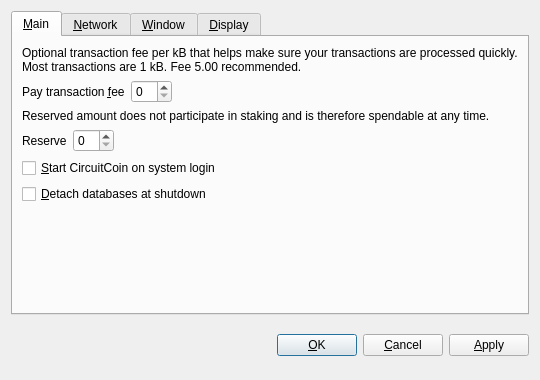
<?xml version="1.0" encoding="UTF-8"?>
<ui version="4.0">
 <class>OptionsDialog</class>
 <widget class="QDialog" name="OptionsDialog">
  <property name="geometry">
   <rect>
    <x>0</x>
    <y>0</y>
    <width>540</width>
    <height>380</height>
   </rect>
  </property>
  <property name="windowTitle">
   <string>Options</string>
  </property>
  <property name="modal">
   <bool>true</bool>
  </property>
  <layout class="QVBoxLayout" name="verticalLayout">
   <item>
    <widget class="QTabWidget" name="tabWidget">
     <property name="tabPosition">
      <enum>QTabWidget::North</enum>
     </property>
     <property name="currentIndex">
      <number>0</number>
     </property>
     <widget class="QWidget" name="tabMain">
      <attribute name="title">
       <string>&amp;Main</string>
      </attribute>
      <layout class="QVBoxLayout" name="verticalLayout_Main">
       <item>
        <widget class="QLabel" name="transactionFeeInfoLabel">
         <property name="text">
          <string>Optional transaction fee per kB that helps make sure your transactions are processed quickly. Most transactions are 1 kB. Fee 5.00 recommended.</string>
         </property>
         <property name="textFormat">
          <enum>Qt::PlainText</enum>
         </property>
         <property name="wordWrap">
          <bool>true</bool>
         </property>
        </widget>
       </item>
       <item>
        <layout class="QHBoxLayout" name="horizontalLayoutFee">
         <item>
          <widget class="QLabel" name="transactionFeeLabel">
           <property name="text">
            <string>Pay transaction &amp;fee</string>
           </property>
           <property name="textFormat">
            <enum>Qt::PlainText</enum>
           </property>
           <property name="buddy">
            <cstring>transactionFee</cstring>
           </property>
          </widget>
         </item>
         <item>
          <widget class="BitcoinAmountField" name="transactionFee"/>
         </item>
         <item>
          <spacer name="horizontalSpacerFee">
           <property name="orientation">
            <enum>Qt::Horizontal</enum>
           </property>
           <property name="sizeHint" stdset="0">
            <size>
             <width>40</width>
             <height>20</height>
            </size>
           </property>
          </spacer>
         </item>
        </layout>
       </item>
       <item>
        <widget class="QLabel" name="reserveBalanceInfoLabel">
         <property name="text">
          <string>Reserved amount does not participate in staking and is therefore spendable at any time.</string>
         </property>
         <property name="textFormat">
          <enum>Qt::PlainText</enum>
         </property>
         <property name="wordWrap">
          <bool>true</bool>
         </property>
        </widget>
       </item>
       <item>
        <layout class="QHBoxLayout" name="horizontalLayoutReserveBalance">
         <item>
          <widget class="QLabel" name="reserveBalanceLabel">
           <property name="text">
            <string>Reserve</string>
           </property>
           <property name="textFormat">
            <enum>Qt::PlainText</enum>
           </property>
           <property name="buddy">
            <cstring>reserveBalance</cstring>
           </property>
          </widget>
         </item>
         <item>
          <widget class="BitcoinAmountField" name="reserveBalance"/>
         </item>
         <item>
          <spacer name="horizontalSpacerReserveBalance">
           <property name="orientation">
            <enum>Qt::Horizontal</enum>
           </property>
           <property name="sizeHint" stdset="0">
            <size>
             <width>40</width>
             <height>20</height>
            </size>
           </property>
          </spacer>
         </item>
        </layout>
       </item>
       <item>
        <widget class="QCheckBox" name="bitcoinAtStartup">
         <property name="toolTip">
          <string>Automatically start CircuitCoin after logging in to the system.</string>
         </property>
         <property name="text">
          <string>&amp;Start CircuitCoin on system login</string>
         </property>
        </widget>
       </item>
       <item>
        <widget class="QCheckBox" name="detachDatabases">
         <property name="toolTip">
          <string>Detach block and address databases at shutdown. This means they can be moved to another data directory, but it slows down shutdown. The wallet is always detached.</string>
         </property>
         <property name="text">
          <string>&amp;Detach databases at shutdown</string>
         </property>
        </widget>
       </item>
       <item>
        <spacer name="verticalSpacer_Main">
         <property name="orientation">
          <enum>Qt::Vertical</enum>
         </property>
         <property name="sizeHint" stdset="0">
          <size>
           <width>20</width>
           <height>40</height>
          </size>
         </property>
        </spacer>
       </item>
      </layout>
     </widget>
     <widget class="QWidget" name="tabNetwork">
      <attribute name="title">
       <string>&amp;Network</string>
      </attribute>
      <layout class="QVBoxLayout" name="verticalLayout_Network">
       <item>
        <widget class="QCheckBox" name="mapPortUpnp">
         <property name="toolTip">
          <string>Automatically open the CircuitCoin client port on the router. This only works when your router supports UPnP and it is enabled.</string>
         </property>
         <property name="text">
          <string>Map port using &amp;UPnP</string>
         </property>
        </widget>
       </item>
       <item>
        <widget class="QCheckBox" name="connectSocks">
         <property name="toolTip">
          <string>Connect to the CircuitCoin network through a SOCKS proxy (e.g. when connecting through Tor).</string>
         </property>
         <property name="text">
          <string>&amp;Connect through SOCKS proxy:</string>
         </property>
        </widget>
       </item>
       <item>
        <layout class="QHBoxLayout" name="horizontalLayout_Network">
         <item>
          <widget class="QLabel" name="proxyIpLabel">
           <property name="text">
            <string>Proxy &amp;IP:</string>
           </property>
           <property name="textFormat">
            <enum>Qt::PlainText</enum>
           </property>
           <property name="buddy">
            <cstring>proxyIp</cstring>
           </property>
          </widget>
         </item>
         <item>
          <widget class="QValidatedLineEdit" name="proxyIp">
           <property name="maximumSize">
            <size>
             <width>140</width>
             <height>16777215</height>
            </size>
           </property>
           <property name="toolTip">
            <string>IP address of the proxy (e.g. 127.0.0.1)</string>
           </property>
          </widget>
         </item>
         <item>
          <widget class="QLabel" name="proxyPortLabel">
           <property name="text">
            <string>&amp;Port:</string>
           </property>
           <property name="textFormat">
            <enum>Qt::PlainText</enum>
           </property>
           <property name="buddy">
            <cstring>proxyPort</cstring>
           </property>
          </widget>
         </item>
         <item>
          <widget class="QLineEdit" name="proxyPort">
           <property name="maximumSize">
            <size>
             <width>55</width>
             <height>16777215</height>
            </size>
           </property>
           <property name="toolTip">
            <string>Port of the proxy (e.g. 9050)</string>
           </property>
          </widget>
         </item>
         <item>
          <widget class="QLabel" name="socksVersionLabel">
           <property name="text">
            <string>SOCKS &amp;Version:</string>
           </property>
           <property name="textFormat">
            <enum>Qt::PlainText</enum>
           </property>
           <property name="buddy">
            <cstring>socksVersion</cstring>
           </property>
          </widget>
         </item>
         <item>
          <widget class="QValueComboBox" name="socksVersion">
           <property name="toolTip">
            <string>SOCKS version of the proxy (e.g. 5)</string>
           </property>
          </widget>
         </item>
         <item>
          <spacer name="horizontalSpacer_Network">
           <property name="orientation">
            <enum>Qt::Horizontal</enum>
           </property>
           <property name="sizeHint" stdset="0">
            <size>
             <width>40</width>
             <height>20</height>
            </size>
           </property>
          </spacer>
         </item>
        </layout>
       </item>
       <item>
        <spacer name="verticalSpacer_Network">
         <property name="orientation">
          <enum>Qt::Vertical</enum>
         </property>
         <property name="sizeHint" stdset="0">
          <size>
           <width>20</width>
           <height>40</height>
          </size>
         </property>
        </spacer>
       </item>
      </layout>
     </widget>
     <widget class="QWidget" name="tabWindow">
      <attribute name="title">
       <string>&amp;Window</string>
      </attribute>
      <layout class="QVBoxLayout" name="verticalLayout_Window">
       <item>
        <widget class="QCheckBox" name="minimizeToTray">
         <property name="toolTip">
          <string>Show only a tray icon after minimizing the window.</string>
         </property>
         <property name="text">
          <string>&amp;Minimize to the tray instead of the taskbar</string>
         </property>
        </widget>
       </item>
       <item>
        <widget class="QCheckBox" name="minimizeOnClose">
         <property name="toolTip">
          <string>Minimize instead of exit the application when the window is closed. When this option is enabled, the application will be closed only after selecting Quit in the menu.</string>
         </property>
         <property name="text">
          <string>M&amp;inimize on close</string>
         </property>
        </widget>
       </item>
       <item>
        <spacer name="verticalSpacer_Window">
         <property name="orientation">
          <enum>Qt::Vertical</enum>
         </property>
         <property name="sizeHint" stdset="0">
          <size>
           <width>20</width>
           <height>40</height>
          </size>
         </property>
        </spacer>
       </item>
      </layout>
     </widget>
     <widget class="QWidget" name="tabDisplay">
      <attribute name="title">
       <string>&amp;Display</string>
      </attribute>
      <layout class="QVBoxLayout" name="verticalLayout_Display">
       <item>
        <layout class="QHBoxLayout" name="horizontalLayout_1_Display">
         <item>
          <widget class="QLabel" name="langLabel">
           <property name="text">
            <string>User Interface &amp;language:</string>
           </property>
           <property name="textFormat">
            <enum>Qt::PlainText</enum>
           </property>
           <property name="buddy">
            <cstring>lang</cstring>
           </property>
          </widget>
         </item>
         <item>
          <widget class="QValueComboBox" name="lang">
           <property name="toolTip">
            <string>The user interface language can be set here. This setting will take effect after restarting CircuitCoin.</string>
           </property>
          </widget>
         </item>
        </layout>
       </item>
       <item>
        <layout class="QHBoxLayout" name="horizontalLayout_2_Display">
         <item>
          <widget class="QLabel" name="unitLabel">
           <property name="text">
            <string>&amp;Unit to show amounts in:</string>
           </property>
           <property name="textFormat">
            <enum>Qt::PlainText</enum>
           </property>
           <property name="buddy">
            <cstring>unit</cstring>
           </property>
          </widget>
         </item>
         <item>
          <widget class="QValueComboBox" name="unit">
           <property name="toolTip">
            <string>Choose the default subdivision unit to show in the interface and when sending coins.</string>
           </property>
          </widget>
         </item>
        </layout>
       </item>
       <item>
        <widget class="QCheckBox" name="displayAddresses">
         <property name="toolTip">
          <string>Whether to show CircuitCoin addresses in the transaction list or not.</string>
         </property>
         <property name="text">
          <string>&amp;Display addresses in transaction list</string>
         </property>
        </widget>
       </item>
       <item>
        <widget class="QCheckBox" name="coinControlFeatures">
         <property name="toolTip">
          <string>Whether to show coin control features or not.</string>
         </property>
         <property name="text">
          <string>Display coin &amp;control features (experts only!)</string>
         </property>
        </widget>
       </item>
       <item>
        <spacer name="verticalSpacer_Display">
         <property name="orientation">
          <enum>Qt::Vertical</enum>
         </property>
         <property name="sizeHint" stdset="0">
          <size>
           <width>20</width>
           <height>40</height>
          </size>
         </property>
        </spacer>
       </item>
      </layout>
     </widget>
    </widget>
   </item>
   <item>
    <layout class="QHBoxLayout" name="horizontalLayout_Buttons">
     <item>
      <spacer name="horizontalSpacer_1">
       <property name="orientation">
        <enum>Qt::Horizontal</enum>
       </property>
       <property name="sizeHint" stdset="0">
        <size>
         <width>40</width>
         <height>48</height>
        </size>
       </property>
      </spacer>
     </item>
     <item>
      <widget class="QLabel" name="statusLabel">
       <property name="font">
        <font>
         <weight>75</weight>
         <bold>true</bold>
        </font>
       </property>
       <property name="text">
        <string/>
       </property>
       <property name="textFormat">
        <enum>Qt::PlainText</enum>
       </property>
       <property name="wordWrap">
        <bool>true</bool>
       </property>
      </widget>
     </item>
     <item>
      <spacer name="horizontalSpacer_2">
       <property name="orientation">
        <enum>Qt::Horizontal</enum>
       </property>
       <property name="sizeHint" stdset="0">
        <size>
         <width>40</width>
         <height>48</height>
        </size>
       </property>
      </spacer>
     </item>
     <item>
      <widget class="QPushButton" name="okButton">
       <property name="text">
        <string>&amp;OK</string>
       </property>
      </widget>
     </item>
     <item>
      <widget class="QPushButton" name="cancelButton">
       <property name="text">
        <string>&amp;Cancel</string>
       </property>
       <property name="autoDefault">
        <bool>false</bool>
       </property>
      </widget>
     </item>
     <item>
      <widget class="QPushButton" name="applyButton">
       <property name="text">
        <string>&amp;Apply</string>
       </property>
       <property name="autoDefault">
        <bool>false</bool>
       </property>
      </widget>
     </item>
    </layout>
   </item>
  </layout>
 </widget>
 <customwidgets>
  <customwidget>
   <class>BitcoinAmountField</class>
   <extends>QSpinBox</extends>
   <header>bitcoinamountfield.h</header>
  </customwidget>
  <customwidget>
   <class>QValueComboBox</class>
   <extends>QComboBox</extends>
   <header>qvaluecombobox.h</header>
  </customwidget>
  <customwidget>
   <class>QValidatedLineEdit</class>
   <extends>QLineEdit</extends>
   <header>qvalidatedlineedit.h</header>
  </customwidget>
 </customwidgets>
 <resources/>
 <connections/>
</ui>
